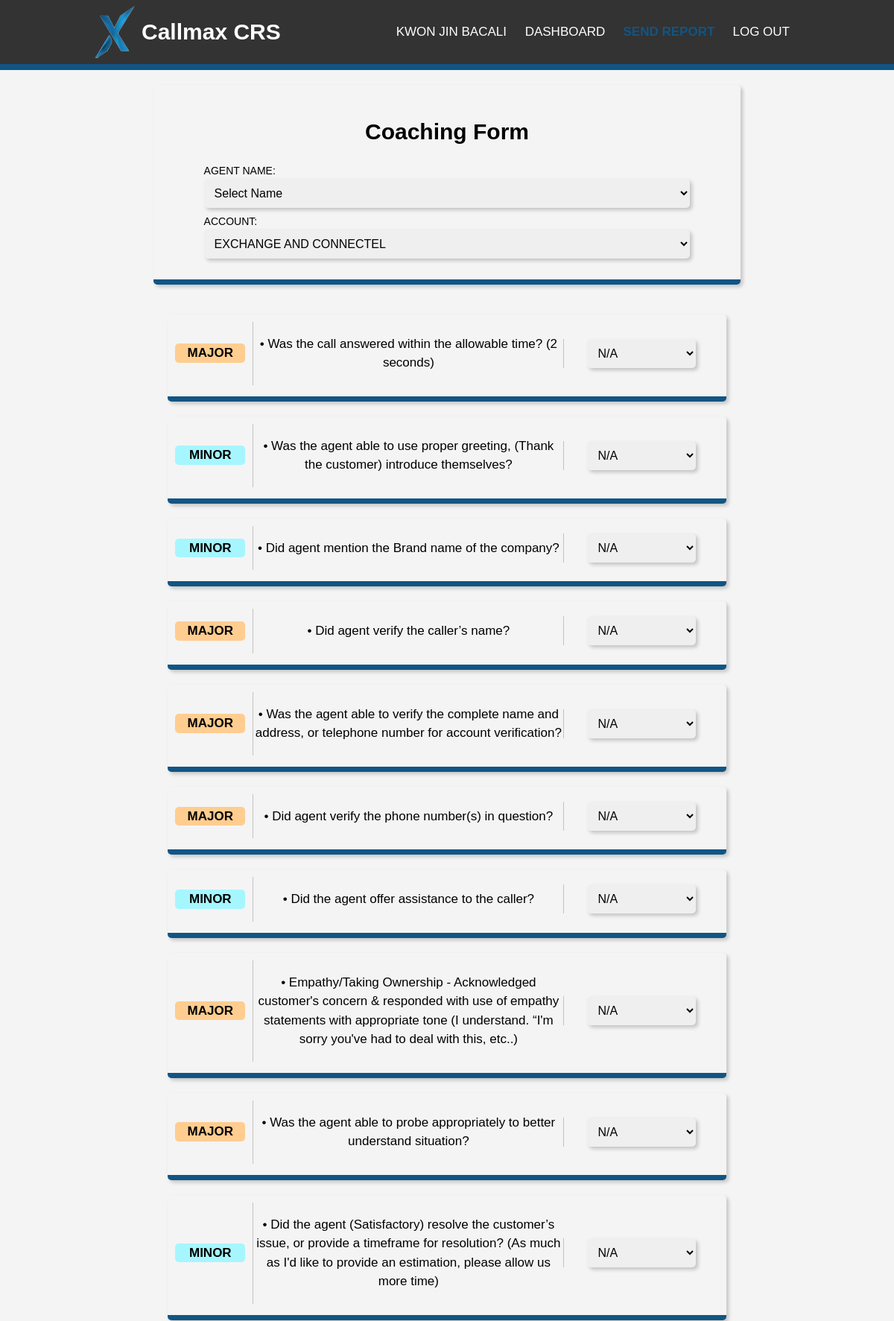
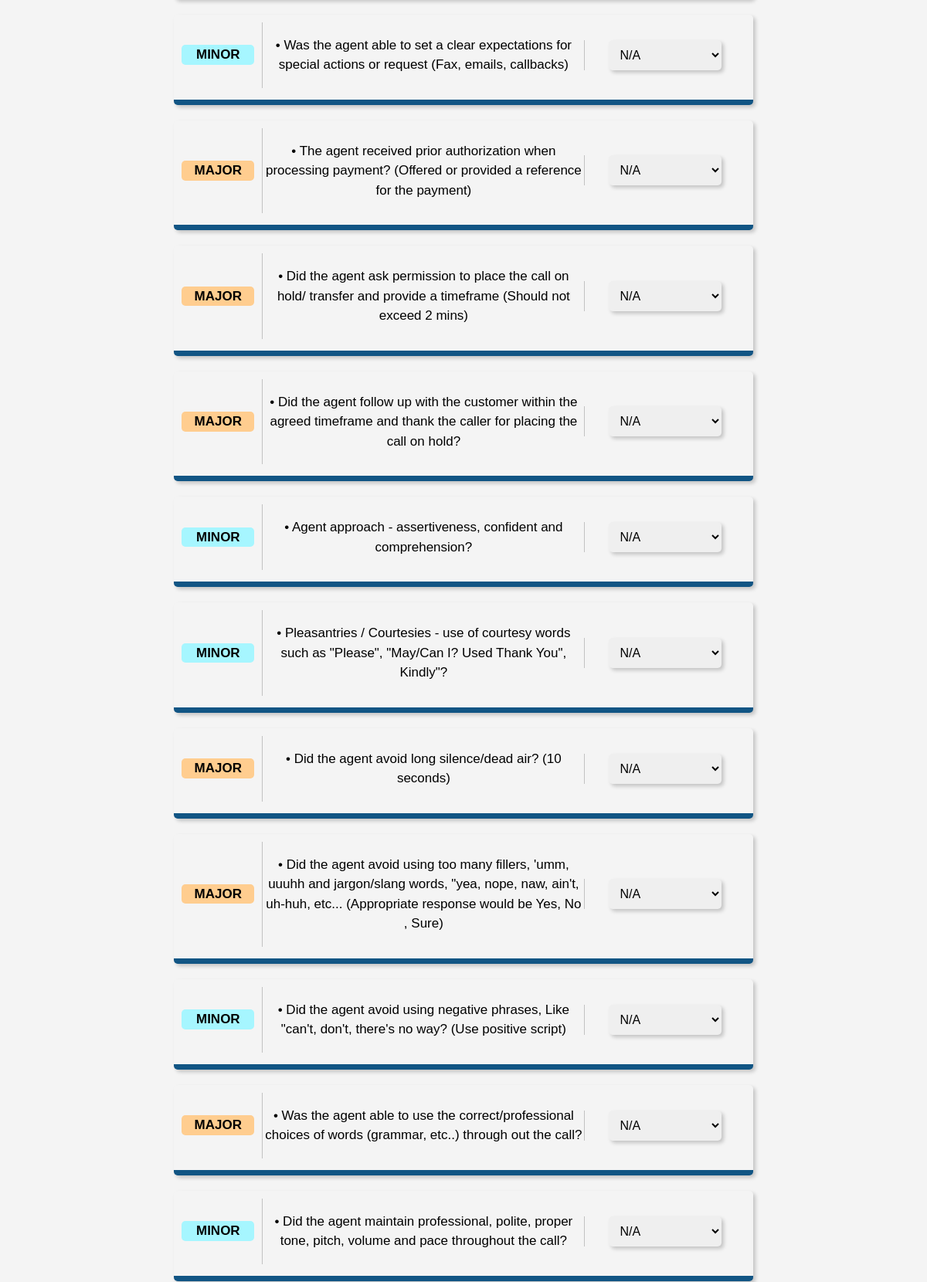
/QAV/sendReport.php?account=Exchange and Connectel (signed in, upper part), run on the app's committed database (2 pictures, top to bottom).
### tables this page shows
CREATE TABLE `qa_form` (
  `id` int(11) NOT NULL,
  `account` varchar(255) NOT NULL,
  `category` varchar(255) NOT NULL,
  `item` text NOT NULL,
  `answer` varchar(255) NOT NULL,
  `error` varchar(255) NOT NULL
);

### text/text.php (called while the page is built, shortened)
<?php
$text['header'] = 'Callmax CRS';
$text['signup'] = 'Sign up';
$text['login'] = 'Login';
$text['send-report'] = 'Send Report';
$text['logout'] = 'log out';
$text['dashboard'] = 'dashboard';
$text['info'] = 'Info';
$text['ack-link'] = 'Acknowledgement Link';
$text['welcome-title'] = ''.$text['header'].' | Welcome';
$text['login-welcome'] = 'Welcome!';
$text['username'] = 'Username';
$text['password'] = 'Password';
$text['forgot-password'] = 'Forgot password?';
$text['no-account'] = 'Don\'t have an account?';
$text['freepik'] = 'Designed by Freepik';
$text['reg-title'] = ''.$text['header'].' | Sign Up';
$text['register-head'] = 'Registration';
$text['firstname'] = 'First Name';
$text['lastname'] = 'Last Name';
$text['email'] = 'Email';
$text['email-add'] = 'Email Address';
$text['cpassword'] = 'Confirm Password';
$text['position'] = 'Position';
$text['choose-pos'] = 'Choose Position';
$text['qav'] = 'Quality Analyst - Voice';
$text['qan'] = 'Quality Analyst - Non-Voice';
$text['hr'] = 'Human Resources';
$text['tl'] = 'Team Leader';
$text['am'] = 'Account Manager';
$text['mis'] = 'MIS';
$text['kpi'] = 'KPI';
$text['accounts'] = 'Accounts';
$text['minus'] = '-';
$text['plus'] = '+';
$text['add-account'] = 'Add Account';
$text['yes-account'] = 'Already have an account?';
$text['login-here'] = 'Login Here';
$text['reg-success'] = 'Registration Successful';
$text['reg-failed'] = 'Registration Failed, Please check the availability of registration';
$text['click-login-here'] = 'Click here to login';
$text['acccess-denied'] = 'Access Denied';
$text['click-here'] = 'Click here';
$text['reg-again'] = 'Click here to register again';
$text['dashboard-title'] = ''.$text['header'].' | Dashboard';
$text['name'] = 'Name';
$text['account'] = 'Account';
$text['status'] = 'Status';
$text['search'] = 'Search';
$text['agentname'] = 'Agent Name';
$text['report-type'] = 'Type of Report';
$text['date-issued'] = 'Date Issued';
$text['sendreport-title'] = ''.$text['header'].' | Send Report';
$text['coaching-form'] = 'Coaching Form';
$text['select-name'] = 'Select Name';
$text['select-account'] = 'Select Account';
$text['choose-issue'] = 'Choose Issue';
$text['issue'] = 'Issue';
$text['knowledge'] = 'Knowledge';
$text['attitude'] = 'Attitude';
$text['skill'] = 'Skill';

### QAV/sendReport.php (the view, shortened to what this page needs)
<!DOCTYPE html>
<?php
include ('../text/text.php');
?>
<html>
    <head>
        <link rel="stylesheet" type="text/css" href="../css/html-style.css">
    </head>
    <body  onload="disableBackButton()" onunload="disableBackButton()">
        <?php
    require('../connection.php');
    if (isset($_SESSION['name'])) {
        if ($_SESSION['demerits']=='QAV' || $_SESSION['demerits']=='SUPERADMIN') {
            $account = @$_GET['account'];
            $agentname = @$_GET['agentname']; ?>
            <header>
                <div class="container">
                  <div class="heading">
                    <div id="branding">
                      <img src="../img/favicon.png" alt="logo" />  <h1> <?php echo $text['header'];?></h1>
                    </div>
                    <div class="menu">
                      <nav>
                          <ul>
                            <li><a href=""><?php echo $_SESSION['name']; ?> </a></li>
                            <li><a href='reports.php'><?php echo $text['dashboard']; ?></a></li>
                            <li class="current"><a href='sendReport.php'><?php echo $text['send-report']; ?></a></li>
                            <li><a href='../logout.php?logout' onclick="return confirm('Are you sure you want to logout?')"><?php echo $text['logout']; ?></a></li>
                          </ul>
                      </nav>
                    </div>
                  </div>
                </div>
            </header>
          <div class="container">
              <div class="sendReport-box">
                <div class="sendReportform">
                <form>
                  <div>
                    <h1><?php echo $text['coaching-form']; ?></h1>
                  </div>
                  <div class="agentName">
                      <label><?php echo $text['agentname']; ?>:</label>
                    <select id="nameSel" name="agentname" class="select" required>
                        <?php if ($agentname == "" || $agentname == null) { ?>
                      <option value=""><?php echo $text['select-name']; ?></option>
                        <?php } else { ?>
                      <option value=""><?php echo $agentname; ?></option>
                        <?php } ?>
                    </select>
                  </div>
                  <div class="accountSelect">
                    <label><?php echo $text['account']; ?>:</label>
                      <select id="accountSel" name="account" onchange="this.form.submit()" required>
                          <?php
                          $query = "SELECT * FROM accounts";
                  $result = mysqli_query($connection, $query);
                  if (mysqli_num_rows($result) > 0) {
                      while ($row = mysqli_fetch_assoc($result)) {
                          ?>
                        <option value='<?php echo $row['name']; ?>'><?php echo strtoupper($row['name']); ?></option>
                          <?php
                      }
                  } ?>
                      </select>
                  </div>
                </div>
              </div>
              <div class="selectedIssue-box">
                <form class="selectedIssue" method="post" action="processQAReport.php" enctype="multipart/form-data">
                  <?php
                  if($account != "" || $account != null){
                  $query = "SELECT * FROM qa_form  WHERE account = '".$account."'";
                       $result = mysqli_query($connection, $query);
                       if (mysqli_num_rows($result) > 0) {
                           while ($row = mysqli_fetch_assoc($result)) {
                               ?>
                             <?php include 'qaform.php';?>
                               <?php
                           }
                          }
                          ?>
                            <textarea name="suggestion" placeholder="Recommendations here.." cols='70' rows="10"></textarea><br/>
                          <?php
                        }
                    ?>
              </form>
            </div>
          </div>
    <?php
        } else {
            header("location:../error/error.php");
        }
    } else {
        header("location:../index.php?e=Please Log in");
    }
?>
</body>
</html>

### QAV/qaform.php (shortened to what this page needs)
<link rel="stylesheet" type="text/css" href="../css/html-style.css">
<div class="subcontainer">
    <div class="qaDiv">
        <div class="qa-gridbox1">
            <?php if ($row['error'] =="Minor") {?>
                <p class="minor"><?php echo $row['error']; ?></p>
            <?php } ?>
            <?php if ($row['error'] =="Major") {?>
                <p class="major"><?php echo $row['error']; ?></p>
            <?php } ?>
        </div>
      <div class="qa-gridbox2">
        <p><?php echo $row['item']; ?></p>
      </div>
      <div class="qa-gridbox2">
          <select name="answer[]">
          <option value="N/A">N/A</option>
          </select>
      </div>
    </div>
</div>

### css/html-style.css (style rules this page uses)
:root { --primary-color: #115584; --bg-color: #f4f4f4; --dark-grey: #333; --orange: #f56101; --green: #00aa00; --yellow: #ffc530; --shadow-color: 3px 3px 5px 0 rgba(0, 0, 0, 0.2); }
body { padding: 0; margin: 0; background-color: var(--bg-color); font: 15px/1.5 Arial, Helvetica, sans-serif; }
a { text-decoration: none; color: var(--primary-color); transition: all 250ms ease; transition-property: all; transition-duration: 250ms; transition-timing-function: ease; transition-delay: 0s; }
.container { width: 80%; margin: auto; overflow: hidden; }
.subcontainer { width: 100%; margin: auto; overflow: hidden; }
.heading { width: 100%; margin: auto; display: grid; grid-template-columns: 1fr 1fr; }
header { width: 100%; background-color: var(--dark-grey); color: #fff; border-bottom: var(--primary-color) solid 8px; }
.heading #branding { display: flex; justify-content: left; align-items: center; white-space: nowrap; }
.heading #branding img { width: 70px; }
.heading a { color: #fff; text-decoration: none; text-transform: uppercase; font-size: 17px; }
.heading nav { right: 0; padding: 15px 10px; }
.heading li { display: inline; padding: 10px 10px; white-space: nowrap; transition: all 250ms ease; }
.heading ul { text-align: right; white-space: nowrap; }
.heading .current a { color: var(--primary-color); font-weight: bold; }
.heading .menu { transition: all 250ms ease; }
.sendReportform { width: 85%; margin: auto; display: absolute; top: 0; left: 50%; }
.sendReport-box { display: relative; width: 80%; margin: auto; margin-top: 20px; padding: 20px 10px; border-radius: 5px; border-top: none; border-left: none; border-right: none; margin-bottom: 10px; border-bottom: var(--primary-color) solid 7px; box-shadow: var(--shadow-color); }
.sendReport-box select { cursor: pointer; box-shadow: var(--shadow-color); }
.sendReport-box label { font-size: 14px; text-transform: uppercase; display: block; }
.sendReport-box h1 { text-align: center; }
.sendReport-box select { margin: auto; width: 100%; padding: 10px 10px 10px 10px; border-radius: 5px; border: none; margin-bottom: 8px; font-size: 16px; }
.selectedIssue-box { width: 80%; margin: auto; min-height: 39.3vh; display: flex; justify-content: center; align-items: center; flex-direction: column; text-align: center; padding: 20px; }
.selectedIssue { width: 100%; margin: auto; }
.qaDiv { display: grid; grid-template-columns: 0.5fr 2fr 1fr; justify-content: center; align-items: center; margin: auto; width: 95%; margin-top: 10px; margin-bottom: 10px; background-color: #f4f4f4; padding: 10px 10px 15px 10px; border-radius: 5px; text-align: center; border-bottom: var(--primary-color) solid 7px; box-shadow: var(--shadow-color); font-size: 17px; }
.qaDiv select { width: 70%; padding: 10px; font-size: 16px; border-radius: 5px; border: none; box-shadow: var(--shadow-color); }
.qaDiv .qa-gridbox2 { border-left: #c2c2c2 1px solid; }
.qaDiv .qa-gridbox1 { padding-right: 10px; }
.qa-gridbox1 .major { background-color: #ffcd8f; border-radius: 5px; text-transform: uppercase; font-weight: bold; }
.qa-gridbox1 .minor { background-color: #a6f6ff; border-radius: 5px; text-transform: uppercase; font-weight: bold; }

### data on the page
qa_form: error "MAJOR", item "• Was the call answered within the allowable time? (2 seconds)"
qa_form: error "MINOR", item "• Was the agent able to use proper greeting, (Thank the customer) introduce themselves?"
qa_form: error "MINOR", item "• Did agent mention the Brand name of the company?"
qa_form: error "MAJOR", item "• Did agent verify the caller’s name?"
qa_form: error "MAJOR", item "• Was the agent able to verify the complete name and address, or telephone number for account verification?"
qa_form: error "MAJOR", item "• Did agent verify the phone number(s) in question?"
qa_form: error "MINOR", item "• Did the agent offer assistance to the caller?"
qa_form: error "MAJOR", item "• Empathy/Taking Ownership - Acknowledged customer's concern & responded with use of empathy statements with appropriate tone (I understand. “I'm sorry you've had to deal with this, etc..)"
qa_form: error "MAJOR", item "• Was the agent able to probe appropriately to better understand situation?"
qa_form: error "MINOR", item "• Did the agent (Satisfactory) resolve the customer’s issue, or provide a timeframe for resolution? (As much as I'd like to provide an estimation, please allow us more time)"
qa_form: error "MINOR", item "• Was the agent able to set a clear expectations for special actions or request (Fax, emails, callbacks)"
qa_form: error "MAJOR", item "• The agent received prior authorization when processing payment? (Offered or provided a reference for the payment)"
qa_form: error "MAJOR", item "• Did the agent ask permission to place the call on hold/ transfer and provide a timeframe (Should not exceed 2 mins)"
qa_form: error "MAJOR", item "• Did the agent follow up with the customer within the agreed timeframe and thank the caller for placing the call on hold?"
qa_form: error "MINOR", item "• Agent approach - assertiveness, confident and comprehension?"
qa_form: error "MINOR", item "• Pleasantries / Courtesies - use of courtesy words such as \"Please\", \"May/Can I? Used Thank You\", Kindly\"?"
qa_form: error "MAJOR", item "• Did the agent avoid long silence/dead air? (10 seconds)"
qa_form: error "MAJOR", item "• Did the agent avoid using too many fillers, 'umm, uuuhh and jargon/slang words, \"yea, nope, naw, ain't, uh-huh, etc... (Appropriate response would be Yes, No , Sure)"
qa_form: error "MINOR", item "• Did the agent avoid using negative phrases, Like \"can't, don't, there's no way? (Use positive script)"
qa_form: error "MAJOR", item "• Was the agent able to use the correct/professional choices of words (grammar, etc..) through out the call?"
qa_form: error "MINOR", item "• Did the agent maintain professional, polite, proper tone, pitch, volume and pace throughout the call?"

### other printed values
$text['header'] "Callmax CRS"
$_SESSION['name'] "KWON JIN BACALI"
$text['dashboard'] "DASHBOARD"
$text['send-report'] "SEND REPORT"
$text['logout'] "LOG OUT"
$text['coaching-form'] "Coaching Form"
$text['agentname'] "AGENT NAME"
$text['account'] "ACCOUNT"
form field agentname "Select Name"
form field account "EXCHANGE AND CONNECTEL"
